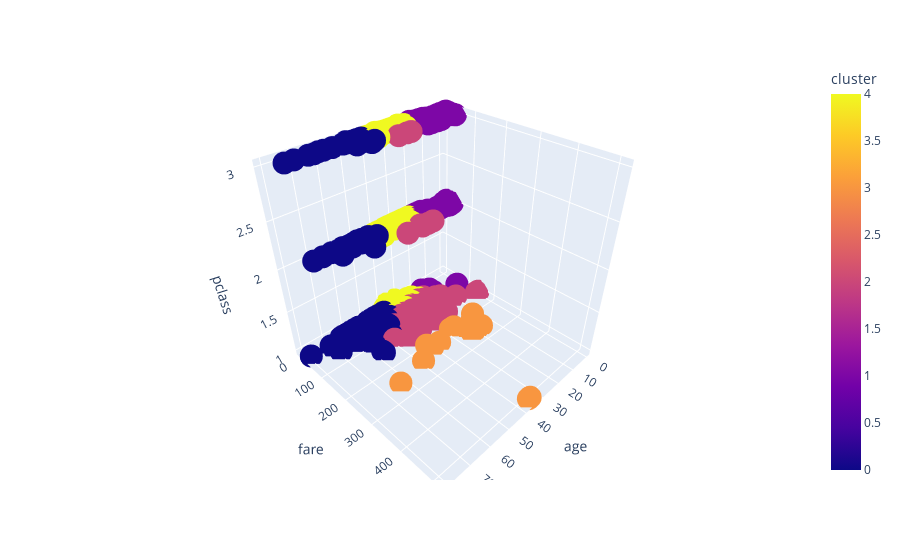

The cell this chart's notebook holds for it:
### Code cell
import plotly.express as px
fig = px.scatter_3d(df, x="age", y="fare", z="pclass", color="cluster")
fig.show()

### Figure 1 — Plotly figure (JSON) as saved in the notebook; plotly's stock layout.template omitted (floating-point values rounded to 4 significant figures; data arrays with more than 128 entries replaced by an {"elided": "..."} marker saying what was removed)
{"data": [{"hovertemplate": "age=%{x}<br>fare=%{y}<br>pclass=%{z}<br>cluster=%{marker.color}<extra></extra>", "legendgroup": "", "marker": {"color": {"elided": "891 int values"}, "coloraxis": "coloraxis", "symbol": "circle"}, "mode": "markers", "name": "", "scene": "scene", "showlegend": false, "type": "scatter3d", "x": {"elided": "891 float values"}, "y": {"elided": "891 float values"}, "z": {"elided": "891 int values"}}], "layout": {"coloraxis": {"colorbar": {"title": {"text": "cluster"}}, "colorscale": [[0, "#0d0887"], [0.1111, "#46039f"], [0.2222, "#7201a8"], [0.3333, "#9c179e"], [0.4444, "#bd3786"], [0.5556, "#d8576b"], [0.6667, "#ed7953"], [0.7778, "#fb9f3a"], [0.8889, "#fdca26"], [1, "#f0f921"]]}, "legend": {"tracegroupgap": 0}, "margin": {"t": 60}, "scene": {"domain": {"x": [0, 1], "y": [0, 1]}, "xaxis": {"title": {"text": "age"}}, "yaxis": {"title": {"text": "fare"}}, "zaxis": {"title": {"text": "pclass"}}}}}
